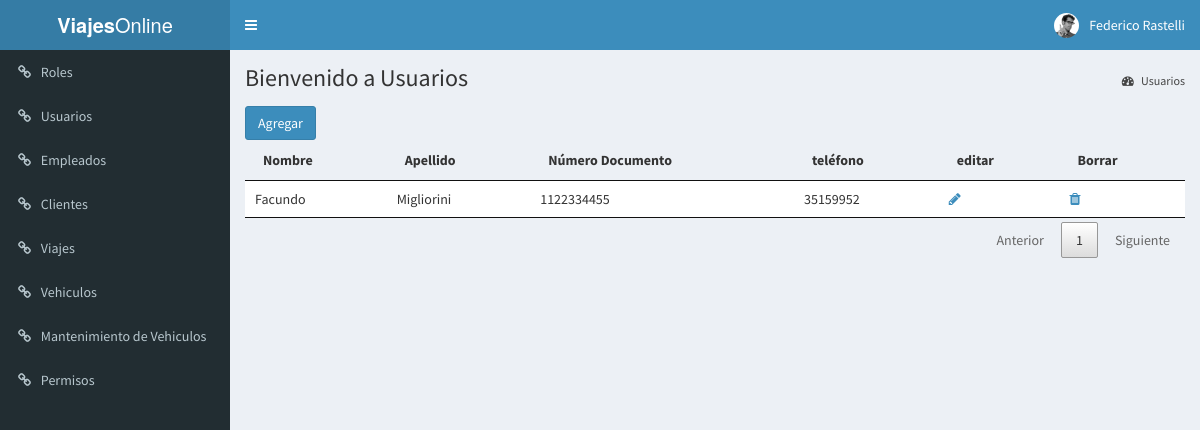
Before: /index.php?page=empleado (signed in) with the older database file.
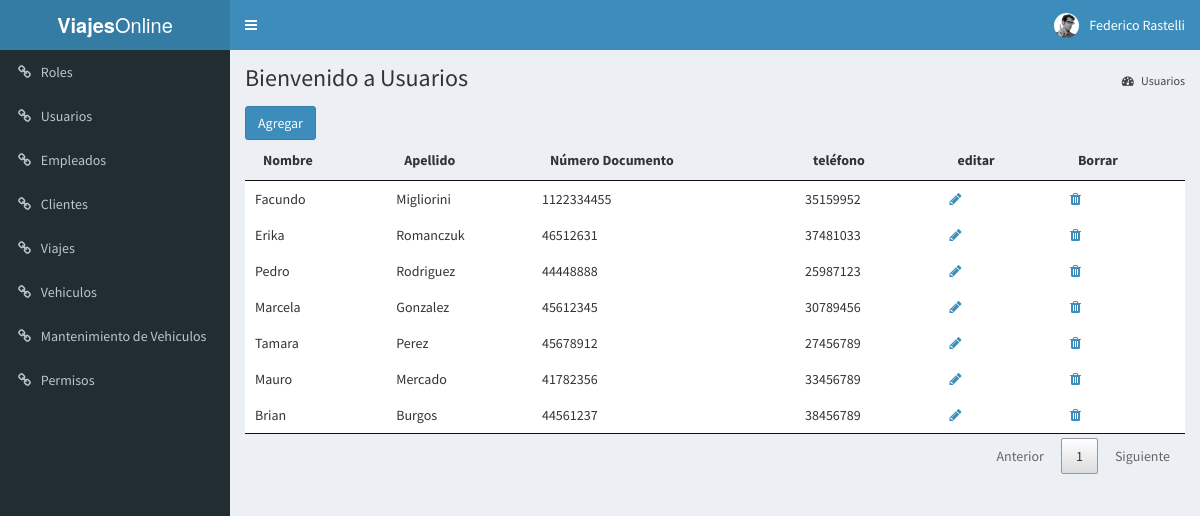
After: the same page with the newer database file.
### tables this page shows
CREATE TABLE Empleado(
    id INT NOT NULL AUTO_INCREMENT primary key ,
    nombre varchar(50),
    apellido varchar(80),
    numeroDocumento varchar(15),
    telefono varchar(50)
);

### middleware/requiereLogin.php (called while the page is built, shortened)
<?php
if ( !isset( $_SESSION['authenticate'] ) || $_SESSION['authenticate'] !== true ){
    header('Location: login.php');
    exit;
}else {
    $autorize = true;
}

### Helper.php (called while the page is built, shortened)
<?php
abstract class Helper
{
    static public function isPage($pageName)
    {
        return false;
    }
}

### models/DataBase.php (called while the page is built, shortened)
<?php
class DataBase
{
    private $_db;
    private static $instancia;
    public static function getInstance()
    {
        if (  !self::$instancia instanceof self) {
            self::$instancia = new self;
        }
        return self::$instancia;
    }
    public function query($query)
    {
        $type = explode(" ", trim($query) );
        switch ( strtolower($type[0]) ){
            case 'select':
                return $this->_select($query);
                break;
        }
    }
    private function _select($query)
    {
        $res = $this->_execQuery($query);
        $rows = [];
        while( $reg = $res->fetch_object() ) {
            $rows[] = $reg;
        }
        return $rows;
    }
    private function _execQuery($query)
    {
        $res = $this->_db->query($query);
        return $res;
    }
    private function _connect()
    {
        $this->_db = mysqli_connect( self::DB_HOST, self::DB_USER, self::DB_PASSWORD, self::DB_NAME );
    }
}

### models/Empleado_model.php (called while the page is built, shortened)
<?php
require_once 'DataBase.php';
class Empleado implements ModelInterface
{
    static public function getAll()
    {
        $db = DataBase::getInstance();
        $query = "SELECT * FROM Empleado";
        return $db->query($query);
    }
}
?>

### View/Empleado_view.php (the view, shortened to what this page needs)
<?php
$listEmpleado = Empleado::getAll();
?>
<div class="content-wrapper">
    <section class="content-header">
        <h1> Bienvenido a Usuarios </h1>
        <ol class="breadcrumb">
            <li><a href="#"><i class="fa fa-dashboard"></i> Usuarios</a></li>
        </ol>
    </section>
    <section class="content container-fluid">
        <button type="button" class="btn btn-primary" data-toggle="modal" data-target="#modalCreate">Agregar</button>
        <table id="tablaRoles">
            <thead>
                <tr>
                    <th>Nombre</th>
                    <th>Apellido</th>
                    <th>Número Documento</th>
                    <th>teléfono</th>
                    <th>editar</th>
                    <th>Borrar</th>
                </tr>
            </thead>
            <tbody>
            <?php
                if ( !empty($listEmpleado) ){
                    foreach($listEmpleado as $empleado) {  ?>
                    <tr>
                        <td><?php echo $empleado->nombre ; ?></td>
                        <td><?php echo $empleado->apellido ; ?></td>
                        <td><?php echo $empleado->telefono ; ?></td>
                        <td><?php echo $empleado->numeroDocumento ; ?></td>
                        <td>
                            <a class="btn-modal-edit-empleado" href="#"
                                data-toggle="modal"
                                data-target="#modalEdit"
                                data-id="<?php echo $empleado->id; ?>"
                                data-nombre="<?php echo $empleado->nombre; ?>"
                                data-apellido="<?php echo $empleado->apellido; ?>"
                                data-telefono="<?php echo $empleado->telefono; ?>"
                                data-dni="<?php echo $empleado->numeroDocumento; ?>">
                                <i class="fa fa-pencil"
                                aria-hidden="true"
                                ></i></a>
                        </td>
                        <td>
                            <a class="btn-modal-delete-empleado" href="#"
                                data-toggle="modal"
                                data-target="#modalDelete"
                                data-id="<?php echo $empleado->id; ?>"
                                data-dni="<?php echo $empleado->numeroDocumento; ?>"
                                >
                                <i class="fa fa-trash" aria-hidden="true"></i>
                            </a>
                        </td>
                    </tr>
            <?php
                    }
                }
            ?>
            </tbody>
        </table>
    </section>
</div>

### index.php (shortened to what this page needs)
<?php
if(isset($_GET['page']) && !empty($_GET['page']))
{
    require_once 'middleware/requiereLogin.php';
    require_once "Helper.php";
    require_once "templates/head.php";
    require_once "templates/header.php";
    require_once "templates/menu.php";
    switch ($_GET['page']) {
        case 'empleado':
            require_once "models/Empleado_model.php";
            require_once 'View/Empleado_view.php';
            break;
    }
} else {
    header('location: login.php');
}
require_once "templates/footer.php";

### templates/head.php (shortened to what this page needs)
<!DOCTYPE html>
<html>
<head>
  <link rel="stylesheet" href="public/css/bootstrap.min.css">
  <link rel="stylesheet" href="public/font-awesome/css/font-awesome.min.css">
  <link rel="stylesheet" href="public/css/AdminLTE.min.css">
  <link rel="stylesheet" href="public/css/skin-blue.min.css">
  <link rel="stylesheet" href="public/css/jquery.dataTables.min.css">
</head>
<body class="hold-transition <?php echo (isset($autorize) && $autorize === true) ? 'skin-blue' : ''; ?> login-page">
    <div class="wrapper">

### templates/header.php (shortened to what this page needs)
<header class="main-header">
  <a href="#" class="logo">
    <span class="logo-lg"><b>Viajes</b>Online</span>
  </a>
  <nav class="navbar navbar-static-top" role="navigation">
    <a href="#" class="sidebar-toggle" data-toggle="push-menu" role="button">
    </a>
    <div class="navbar-custom-menu">
      <ul class="nav navbar-nav">
        <li class="dropdown user user-menu">
          <a href="#" class="dropdown-toggle" data-toggle="dropdown">
            <img src="public/img/user2-160x160.jpg" class="user-image" alt="User Image">
            <span class="hidden-xs">Federico Rastelli</span>
          </a>
        </li>
      </ul>
    </div>
  </nav>
</header>

### templates/menu.php
<aside class="main-sidebar">
  <section class="sidebar">
    <ul class="sidebar-menu" data-widget="tree">
      <li <?php echo ( Helper::isPage('roles') ) ? 'class="active"' : '' ?> ><a href="index.php?page=roles"><i class="fa fa-link"></i> <span>Roles</span></a></li>
      <li <?php echo ( Helper::isPage('usuario') ) ? 'class="active"' : '' ?>><a href="index.php?page=usuario"><i class="fa fa-link"></i> <span>Usuarios</span></a></li>
      <li><a href="index.php?page=empleado"><i class="fa fa-link"></i> <span>Empleados</span></a></li>
      <li <?php echo ( Helper::isPage('clientes') ) ? 'class="active"' : '' ?>><a href="index.php?page=clientes"><i class="fa fa-link"></i> <span>Clientes</span></a></li>
      <li <?php echo ( Helper::isPage('viajes') ) ? 'class="active"' : '' ?>><a href="index.php?page=viajes"><i class="fa fa-link"></i> <span>Viajes</span></a></li>
      <li <?php echo ( Helper::isPage('vehiculos') ) ? 'class="active"' : '' ?>><a href="index.php?page=vehiculos"><i class="fa fa-link"></i> <span>Vehiculos</span></a></li>
      <li><a href="#"><i class="fa fa-link"></i> <span>Mantenimiento de Vehiculos</span></a></li>
      <li <?php echo ( Helper::isPage('permisos') ) ? 'class="active"' : '' ?>><a href="index.php?page=permisos"><i class="fa fa-link"></i> <span>Permisos</span></a></li>
    </ul>
  </section>
</aside>

### templates/footer.php (shortened to what this page needs)
</div>
</body>
</html>

Changed rows visible on the page:
added empleado: nombre "Erika", apellido "Romanczuk", telefono "46512631", numeroDocumento "37481033"
added empleado: nombre "Pedro", apellido "Rodriguez", telefono "44448888", numeroDocumento "25987123"
added empleado: nombre "Marcela", apellido "Gonzalez", telefono "45612345", numeroDocumento "30789456"
added empleado: nombre "Tamara", apellido "Perez", telefono "45678912", numeroDocumento "27456789"
added empleado: nombre "Mauro", apellido "Mercado", telefono "41782356", numeroDocumento "33456789"
added empleado: nombre "Brian", apellido "Burgos", telefono "44561237", numeroDocumento "38456789"
